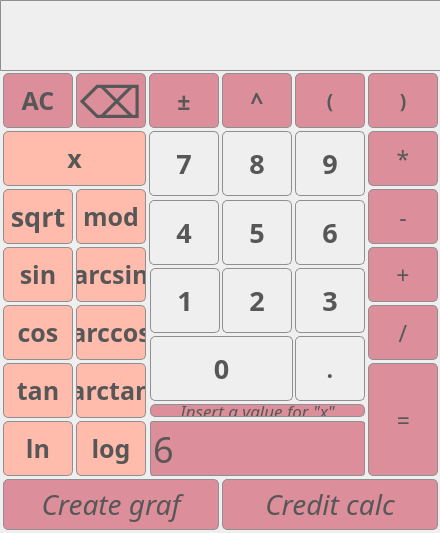
<?xml version="1.0" encoding="UTF-8"?>
<ui version="4.0">
 <class>MainWindow</class>
 <widget class="QMainWindow" name="MainWindow">
  <property name="geometry">
   <rect>
    <x>0</x>
    <y>0</y>
    <width>440</width>
    <height>533</height>
   </rect>
  </property>
  <property name="windowTitle">
   <string>MainWindow</string>
  </property>
  <property name="styleSheet">
   <string notr="true">QLable {
	
	border-color: rgb(116, 78, 255);
	gridline-color: rgb(255, 251, 241);
	qproperty-alignment: 'AlignVCenter | AlignRight';
	border-bottom: 1px solid gray;
}

background-color: rgb(186, 174, 228);

</string>
  </property>
  <widget class="QWidget" name="centralwidget">
   <widget class="QLabel" name="label">
    <property name="enabled">
     <bool>true</bool>
    </property>
    <property name="geometry">
     <rect>
      <x>0</x>
      <y>0</y>
      <width>441</width>
      <height>71</height>
     </rect>
    </property>
    <property name="sizePolicy">
     <sizepolicy hsizetype="Preferred" vsizetype="Preferred">
      <horstretch>0</horstretch>
      <verstretch>0</verstretch>
     </sizepolicy>
    </property>
    <property name="palette">
     <palette>
      <active>
       <colorrole role="WindowText">
        <brush brushstyle="SolidPattern">
         <color alpha="255">
          <red>87</red>
          <green>87</green>
          <blue>87</blue>
         </color>
        </brush>
       </colorrole>
       <colorrole role="Button">
        <brush brushstyle="LinearGradientPattern">
         <gradient startx="0.000000000000000" starty="0.000000000000000" endx="0.000000000000000" endy="1.000000000000000" type="LinearGradient" spread="PadSpread" coordinatemode="ObjectBoundingMode">
          <gradientstop position="0.000000000000000">
           <color alpha="255">
            <red>246</red>
            <green>247</green>
            <blue>250</blue>
           </color>
          </gradientstop>
          <gradientstop position="1.000000000000000">
           <color alpha="255">
            <red>218</red>
            <green>219</green>
            <blue>222</blue>
           </color>
          </gradientstop>
         </gradient>
        </brush>
       </colorrole>
       <colorrole role="Text">
        <brush brushstyle="SolidPattern">
         <color alpha="255">
          <red>87</red>
          <green>87</green>
          <blue>87</blue>
         </color>
        </brush>
       </colorrole>
       <colorrole role="ButtonText">
        <brush brushstyle="SolidPattern">
         <color alpha="255">
          <red>87</red>
          <green>87</green>
          <blue>87</blue>
         </color>
        </brush>
       </colorrole>
       <colorrole role="Base">
        <brush brushstyle="LinearGradientPattern">
         <gradient startx="0.000000000000000" starty="0.000000000000000" endx="0.000000000000000" endy="1.000000000000000" type="LinearGradient" spread="PadSpread" coordinatemode="ObjectBoundingMode">
          <gradientstop position="0.000000000000000">
           <color alpha="255">
            <red>246</red>
            <green>247</green>
            <blue>250</blue>
           </color>
          </gradientstop>
          <gradientstop position="1.000000000000000">
           <color alpha="255">
            <red>218</red>
            <green>219</green>
            <blue>222</blue>
           </color>
          </gradientstop>
         </gradient>
        </brush>
       </colorrole>
       <colorrole role="Window">
        <brush brushstyle="LinearGradientPattern">
         <gradient startx="0.000000000000000" starty="0.000000000000000" endx="0.000000000000000" endy="1.000000000000000" type="LinearGradient" spread="PadSpread" coordinatemode="ObjectBoundingMode">
          <gradientstop position="0.000000000000000">
           <color alpha="255">
            <red>246</red>
            <green>247</green>
            <blue>250</blue>
           </color>
          </gradientstop>
          <gradientstop position="1.000000000000000">
           <color alpha="255">
            <red>218</red>
            <green>219</green>
            <blue>222</blue>
           </color>
          </gradientstop>
         </gradient>
        </brush>
       </colorrole>
       <colorrole role="LinkVisited">
        <brush brushstyle="SolidPattern">
         <color alpha="255">
          <red>195</red>
          <green>167</green>
          <blue>255</blue>
         </color>
        </brush>
       </colorrole>
       <colorrole role="PlaceholderText">
        <brush brushstyle="SolidPattern">
         <color alpha="255">
          <red>87</red>
          <green>87</green>
          <blue>87</blue>
         </color>
        </brush>
       </colorrole>
      </active>
      <inactive>
       <colorrole role="WindowText">
        <brush brushstyle="SolidPattern">
         <color alpha="255">
          <red>87</red>
          <green>87</green>
          <blue>87</blue>
         </color>
        </brush>
       </colorrole>
       <colorrole role="Button">
        <brush brushstyle="LinearGradientPattern">
         <gradient startx="0.000000000000000" starty="0.000000000000000" endx="0.000000000000000" endy="1.000000000000000" type="LinearGradient" spread="PadSpread" coordinatemode="ObjectBoundingMode">
          <gradientstop position="0.000000000000000">
           <color alpha="255">
            <red>246</red>
            <green>247</green>
            <blue>250</blue>
           </color>
          </gradientstop>
          <gradientstop position="1.000000000000000">
           <color alpha="255">
            <red>218</red>
            <green>219</green>
            <blue>222</blue>
           </color>
          </gradientstop>
         </gradient>
        </brush>
       </colorrole>
       <colorrole role="Text">
        <brush brushstyle="SolidPattern">
         <color alpha="255">
          <red>87</red>
          <green>87</green>
          <blue>87</blue>
         </color>
        </brush>
       </colorrole>
       <colorrole role="ButtonText">
        <brush brushstyle="SolidPattern">
         <color alpha="255">
          <red>87</red>
          <green>87</green>
          <blue>87</blue>
         </color>
        </brush>
       </colorrole>
       <colorrole role="Base">
        <brush brushstyle="LinearGradientPattern">
         <gradient startx="0.000000000000000" starty="0.000000000000000" endx="0.000000000000000" endy="1.000000000000000" type="LinearGradient" spread="PadSpread" coordinatemode="ObjectBoundingMode">
          <gradientstop position="0.000000000000000">
           <color alpha="255">
            <red>246</red>
            <green>247</green>
            <blue>250</blue>
           </color>
          </gradientstop>
          <gradientstop position="1.000000000000000">
           <color alpha="255">
            <red>218</red>
            <green>219</green>
            <blue>222</blue>
           </color>
          </gradientstop>
         </gradient>
        </brush>
       </colorrole>
       <colorrole role="Window">
        <brush brushstyle="LinearGradientPattern">
         <gradient startx="0.000000000000000" starty="0.000000000000000" endx="0.000000000000000" endy="1.000000000000000" type="LinearGradient" spread="PadSpread" coordinatemode="ObjectBoundingMode">
          <gradientstop position="0.000000000000000">
           <color alpha="255">
            <red>246</red>
            <green>247</green>
            <blue>250</blue>
           </color>
          </gradientstop>
          <gradientstop position="1.000000000000000">
           <color alpha="255">
            <red>218</red>
            <green>219</green>
            <blue>222</blue>
           </color>
          </gradientstop>
         </gradient>
        </brush>
       </colorrole>
       <colorrole role="LinkVisited">
        <brush brushstyle="SolidPattern">
         <color alpha="255">
          <red>165</red>
          <green>122</green>
          <blue>255</blue>
         </color>
        </brush>
       </colorrole>
       <colorrole role="PlaceholderText">
        <brush brushstyle="SolidPattern">
         <color alpha="255">
          <red>87</red>
          <green>87</green>
          <blue>87</blue>
         </color>
        </brush>
       </colorrole>
      </inactive>
      <disabled>
       <colorrole role="WindowText">
        <brush brushstyle="SolidPattern">
         <color alpha="255">
          <red>87</red>
          <green>87</green>
          <blue>87</blue>
         </color>
        </brush>
       </colorrole>
       <colorrole role="Button">
        <brush brushstyle="LinearGradientPattern">
         <gradient startx="0.000000000000000" starty="0.000000000000000" endx="0.000000000000000" endy="1.000000000000000" type="LinearGradient" spread="PadSpread" coordinatemode="ObjectBoundingMode">
          <gradientstop position="0.000000000000000">
           <color alpha="255">
            <red>246</red>
            <green>247</green>
            <blue>250</blue>
           </color>
          </gradientstop>
          <gradientstop position="1.000000000000000">
           <color alpha="255">
            <red>218</red>
            <green>219</green>
            <blue>222</blue>
           </color>
          </gradientstop>
         </gradient>
        </brush>
       </colorrole>
       <colorrole role="Text">
        <brush brushstyle="SolidPattern">
         <color alpha="255">
          <red>87</red>
          <green>87</green>
          <blue>87</blue>
         </color>
        </brush>
       </colorrole>
       <colorrole role="ButtonText">
        <brush brushstyle="SolidPattern">
         <color alpha="255">
          <red>87</red>
          <green>87</green>
          <blue>87</blue>
         </color>
        </brush>
       </colorrole>
       <colorrole role="Base">
        <brush brushstyle="LinearGradientPattern">
         <gradient startx="0.000000000000000" starty="0.000000000000000" endx="0.000000000000000" endy="1.000000000000000" type="LinearGradient" spread="PadSpread" coordinatemode="ObjectBoundingMode">
          <gradientstop position="0.000000000000000">
           <color alpha="255">
            <red>246</red>
            <green>247</green>
            <blue>250</blue>
           </color>
          </gradientstop>
          <gradientstop position="1.000000000000000">
           <color alpha="255">
            <red>218</red>
            <green>219</green>
            <blue>222</blue>
           </color>
          </gradientstop>
         </gradient>
        </brush>
       </colorrole>
       <colorrole role="Window">
        <brush brushstyle="LinearGradientPattern">
         <gradient startx="0.000000000000000" starty="0.000000000000000" endx="0.000000000000000" endy="1.000000000000000" type="LinearGradient" spread="PadSpread" coordinatemode="ObjectBoundingMode">
          <gradientstop position="0.000000000000000">
           <color alpha="255">
            <red>246</red>
            <green>247</green>
            <blue>250</blue>
           </color>
          </gradientstop>
          <gradientstop position="1.000000000000000">
           <color alpha="255">
            <red>218</red>
            <green>219</green>
            <blue>222</blue>
           </color>
          </gradientstop>
         </gradient>
        </brush>
       </colorrole>
       <colorrole role="LinkVisited">
        <brush brushstyle="SolidPattern">
         <color alpha="255">
          <red>165</red>
          <green>122</green>
          <blue>255</blue>
         </color>
        </brush>
       </colorrole>
       <colorrole role="PlaceholderText">
        <brush brushstyle="SolidPattern">
         <color alpha="255">
          <red>87</red>
          <green>87</green>
          <blue>87</blue>
         </color>
        </brush>
       </colorrole>
      </disabled>
     </palette>
    </property>
    <property name="font">
     <font>
      <family>Apple Chancery</family>
      <pointsize>28</pointsize>
      <bold>true</bold>
     </font>
    </property>
    <property name="mouseTracking">
     <bool>false</bool>
    </property>
    <property name="styleSheet">
     <string notr="true">QLabel {
     border: 1px solid #8f8f91;
     border-radius: 1px;
     background-color: qlineargradient(x1: 0, y1: 0, x2: 0, y2: 1,
                                       stop: 0 #f6f7fa, stop: 1 #dadbde);
     min-width: 5px;
	color:rgb(87, 87, 87)
 }
</string>
    </property>
    <property name="frameShape">
     <enum>QFrame::Box</enum>
    </property>
    <property name="frameShadow">
     <enum>QFrame::Raised</enum>
    </property>
    <property name="lineWidth">
     <number>2</number>
    </property>
    <property name="midLineWidth">
     <number>0</number>
    </property>
    <property name="text">
     <string/>
    </property>
    <property name="alignment">
     <set>Qt::AlignRight|Qt::AlignTrailing|Qt::AlignVCenter</set>
    </property>
   </widget>
   <widget class="QPushButton" name="pushButton_acos">
    <property name="geometry">
     <rect>
      <x>76</x>
      <y>305</y>
      <width>70</width>
      <height>55</height>
     </rect>
    </property>
    <property name="font">
     <font>
      <family>Apple Chancery</family>
      <pointsize>19</pointsize>
      <bold>true</bold>
     </font>
    </property>
    <property name="styleSheet">
     <string notr="true"> QPushButton {
     border: 1px solid #8f8f91;
     border-radius: 5px;
     background-color:rgb(255, 188, 173);
     min-width: 3px;
	color:rgb(87, 87, 87)
 }

 QPushButton:pressed {
     background-color: qlineargradient(x1: 0, y1: 0, x2: 0, y2: 1,
                                       stop: 0 #dadbde, stop: 1 #f6f7fa);
 }</string>
    </property>
    <property name="text">
     <string>arccos</string>
    </property>
   </widget>
   <widget class="QPushButton" name="pushButton_mul">
    <property name="geometry">
     <rect>
      <x>368</x>
      <y>131</y>
      <width>70</width>
      <height>55</height>
     </rect>
    </property>
    <property name="font">
     <font>
      <family>Apple Chancery</family>
      <pointsize>17</pointsize>
      <bold>false</bold>
     </font>
    </property>
    <property name="styleSheet">
     <string notr="true"> QPushButton {
     border: 1px solid #8f8f91;
     border-radius: 5px;
     background-color:rgb(220, 142, 155);
     min-width: 3px;
	color:rgb(87, 87, 87)
 }

 QPushButton:pressed {
     background-color: qlineargradient(x1: 0, y1: 0, x2: 0, y2: 1,
                                       stop: 0 #dadbde, stop: 1 #f6f7fa);
 }</string>
    </property>
    <property name="text">
     <string>*</string>
    </property>
   </widget>
   <widget class="QPushButton" name="pushButton_atan">
    <property name="geometry">
     <rect>
      <x>76</x>
      <y>363</y>
      <width>70</width>
      <height>55</height>
     </rect>
    </property>
    <property name="font">
     <font>
      <family>Apple Chancery</family>
      <pointsize>19</pointsize>
      <bold>true</bold>
     </font>
    </property>
    <property name="styleSheet">
     <string notr="true"> QPushButton {
     border: 1px solid #8f8f91;
     border-radius: 5px;
     background-color:rgb(255, 188, 173);
     min-width: 3px;
	color:rgb(87, 87, 87)
 }

 QPushButton:pressed {
     background-color: qlineargradient(x1: 0, y1: 0, x2: 0, y2: 1,
                                       stop: 0 #dadbde, stop: 1 #f6f7fa);
 }</string>
    </property>
    <property name="text">
     <string>arctan</string>
    </property>
   </widget>
   <widget class="QPushButton" name="pushButton_nine">
    <property name="geometry">
     <rect>
      <x>295</x>
      <y>131</y>
      <width>70</width>
      <height>65</height>
     </rect>
    </property>
    <property name="font">
     <font>
      <family>Apple Chancery</family>
      <pointsize>20</pointsize>
      <bold>true</bold>
     </font>
    </property>
    <property name="styleSheet">
     <string notr="true"> QPushButton {
     border: 1px solid #8f8f91;
     border-radius: 5px;
     background-color: qlineargradient(x1: 0, y1: 0, x2: 0, y2: 1,
                                       stop: 0 #f6f7fa, stop: 1 #dadbde);
     min-width: 5px;
	color:rgb(87, 87, 87)
 }

QPushButton:pressed {
     background-color: qlineargradient(x1: 0, y1: 0, x2: 0, y2: 1,
                                       stop: 0 #dadbde, stop: 1 #f6f7fa);
 }

 QPushButton:default {
     border-color: rgb(189, 159, 255); 
 }</string>
    </property>
    <property name="text">
     <string>9</string>
    </property>
   </widget>
   <widget class="QPushButton" name="pushButton_sum">
    <property name="geometry">
     <rect>
      <x>368</x>
      <y>247</y>
      <width>70</width>
      <height>55</height>
     </rect>
    </property>
    <property name="font">
     <font>
      <family>Apple Chancery</family>
      <pointsize>17</pointsize>
      <bold>false</bold>
     </font>
    </property>
    <property name="styleSheet">
     <string notr="true"> QPushButton {
     border: 1px solid #8f8f91;
     border-radius: 5px;
     background-color:rgb(220, 142, 155);
     min-width: 3px;
	color:rgb(87, 87, 87)
 }

 QPushButton:pressed {
     background-color: qlineargradient(x1: 0, y1: 0, x2: 0, y2: 1,
                                       stop: 0 #dadbde, stop: 1 #f6f7fa);
 }</string>
    </property>
    <property name="text">
     <string>+</string>
    </property>
   </widget>
   <widget class="QPushButton" name="pushButton_seven">
    <property name="geometry">
     <rect>
      <x>149</x>
      <y>131</y>
      <width>70</width>
      <height>65</height>
     </rect>
    </property>
    <property name="font">
     <font>
      <family>Apple Chancery</family>
      <pointsize>20</pointsize>
      <bold>true</bold>
     </font>
    </property>
    <property name="styleSheet">
     <string notr="true"> QPushButton {
     border: 1px solid #8f8f91;
     border-radius: 5px;
     background-color: qlineargradient(x1: 0, y1: 0, x2: 0, y2: 1,
                                       stop: 0 #f6f7fa, stop: 1 #dadbde);
     min-width: 5px;
	color:rgb(87, 87, 87)
 }

QPushButton:pressed {
     background-color: qlineargradient(x1: 0, y1: 0, x2: 0, y2: 1,
                                       stop: 0 #dadbde, stop: 1 #f6f7fa);
 }

 QPushButton:default {
     border-color: rgb(189, 159, 255); 
 }</string>
    </property>
    <property name="text">
     <string>7</string>
    </property>
   </widget>
   <widget class="QPushButton" name="pushButton_eight">
    <property name="geometry">
     <rect>
      <x>222</x>
      <y>131</y>
      <width>70</width>
      <height>65</height>
     </rect>
    </property>
    <property name="font">
     <font>
      <family>Apple Chancery</family>
      <pointsize>20</pointsize>
      <bold>true</bold>
     </font>
    </property>
    <property name="styleSheet">
     <string notr="true"> QPushButton {
     border: 1px solid #8f8f91;
     border-radius: 5px;
     background-color: qlineargradient(x1: 0, y1: 0, x2: 0, y2: 1,
                                       stop: 0 #f6f7fa, stop: 1 #dadbde);
     min-width: 5px;
	color:rgb(87, 87, 87)
 }

QPushButton:pressed {
     background-color: qlineargradient(x1: 0, y1: 0, x2: 0, y2: 1,
                                       stop: 0 #dadbde, stop: 1 #f6f7fa);
 }

 QPushButton:default {
     border-color: rgb(189, 159, 255); 
 }</string>
    </property>
    <property name="text">
     <string>8</string>
    </property>
   </widget>
   <widget class="QPushButton" name="pushButton_six">
    <property name="geometry">
     <rect>
      <x>295</x>
      <y>200</y>
      <width>70</width>
      <height>65</height>
     </rect>
    </property>
    <property name="font">
     <font>
      <family>Apple Chancery</family>
      <pointsize>20</pointsize>
      <bold>true</bold>
     </font>
    </property>
    <property name="styleSheet">
     <string notr="true"> QPushButton {
     border: 1px solid #8f8f91;
     border-radius: 5px;
     background-color: qlineargradient(x1: 0, y1: 0, x2: 0, y2: 1,
                                       stop: 0 #f6f7fa, stop: 1 #dadbde);
     min-width: 5px;
	color:rgb(87, 87, 87)
 }

QPushButton:pressed {
     background-color: qlineargradient(x1: 0, y1: 0, x2: 0, y2: 1,
                                       stop: 0 #dadbde, stop: 1 #f6f7fa);
 }

 QPushButton:default {
     border-color: rgb(189, 159, 255); 
 }</string>
    </property>
    <property name="text">
     <string>6</string>
    </property>
   </widget>
   <widget class="QPushButton" name="pushButton_minus">
    <property name="geometry">
     <rect>
      <x>368</x>
      <y>189</y>
      <width>70</width>
      <height>55</height>
     </rect>
    </property>
    <property name="font">
     <font>
      <family>Apple Chancery</family>
      <pointsize>17</pointsize>
      <bold>false</bold>
     </font>
    </property>
    <property name="styleSheet">
     <string notr="true"> QPushButton {
     border: 1px solid #8f8f91;
     border-radius: 5px;
     background-color:rgb(220, 142, 155);
     min-width: 3px;
	color:rgb(87, 87, 87)
 }

 QPushButton:pressed {
     background-color: qlineargradient(x1: 0, y1: 0, x2: 0, y2: 1,
                                       stop: 0 #dadbde, stop: 1 #f6f7fa);
 }</string>
    </property>
    <property name="text">
     <string>-</string>
    </property>
   </widget>
   <widget class="QPushButton" name="pushButton_four">
    <property name="geometry">
     <rect>
      <x>149</x>
      <y>200</y>
      <width>70</width>
      <height>65</height>
     </rect>
    </property>
    <property name="font">
     <font>
      <family>Apple Chancery</family>
      <pointsize>20</pointsize>
      <bold>true</bold>
     </font>
    </property>
    <property name="styleSheet">
     <string notr="true"> QPushButton {
     border: 1px solid #8f8f91;
     border-radius: 5px;
     background-color: qlineargradient(x1: 0, y1: 0, x2: 0, y2: 1,
                                       stop: 0 #f6f7fa, stop: 1 #dadbde);
     min-width: 5px;
	color:rgb(87, 87, 87)
 }

QPushButton:pressed {
     background-color: qlineargradient(x1: 0, y1: 0, x2: 0, y2: 1,
                                       stop: 0 #dadbde, stop: 1 #f6f7fa);
 }

 QPushButton:default {
     border-color: rgb(189, 159, 255); 
 }</string>
    </property>
    <property name="text">
     <string>4</string>
    </property>
   </widget>
   <widget class="QPushButton" name="pushButton_five">
    <property name="geometry">
     <rect>
      <x>222</x>
      <y>200</y>
      <width>70</width>
      <height>65</height>
     </rect>
    </property>
    <property name="font">
     <font>
      <family>Apple Chancery</family>
      <pointsize>20</pointsize>
      <bold>true</bold>
     </font>
    </property>
    <property name="styleSheet">
     <string notr="true"> QPushButton {
     border: 1px solid #8f8f91;
     border-radius: 5px;
     background-color: qlineargradient(x1: 0, y1: 0, x2: 0, y2: 1,
                                       stop: 0 #f6f7fa, stop: 1 #dadbde);
     min-width: 5px;
	color:rgb(87, 87, 87)
 }

QPushButton:pressed {
     background-color: qlineargradient(x1: 0, y1: 0, x2: 0, y2: 1,
                                       stop: 0 #dadbde, stop: 1 #f6f7fa);
 }

 QPushButton:default {
     border-color: rgb(189, 159, 255); 
 }</string>
    </property>
    <property name="text">
     <string>5</string>
    </property>
   </widget>
   <widget class="QPushButton" name="pushButton_dot">
    <property name="geometry">
     <rect>
      <x>295</x>
      <y>336</y>
      <width>70</width>
      <height>65</height>
     </rect>
    </property>
    <property name="font">
     <font>
      <family>Apple Chancery</family>
      <pointsize>17</pointsize>
      <bold>true</bold>
      <kerning>false</kerning>
     </font>
    </property>
    <property name="styleSheet">
     <string notr="true"> QPushButton {
     border: 1px solid #8f8f91;
     border-radius: 5px;
     background-color: qlineargradient(x1: 0, y1: 0, x2: 0, y2: 1,
                                       stop: 0 #f6f7fa, stop: 1 #dadbde);
     min-width: 5px;
	color:rgb(87, 87, 87)
 }

QPushButton:pressed {
     background-color: qlineargradient(x1: 0, y1: 0, x2: 0, y2: 1,
                                       stop: 0 #dadbde, stop: 1 #f6f7fa);
 }

 QPushButton:default {
     border-color: rgb(189, 159, 255); 
 }</string>
    </property>
    <property name="text">
     <string>.</string>
    </property>
   </widget>
   <widget class="QPushButton" name="pushButton_result">
    <property name="geometry">
     <rect>
      <x>368</x>
      <y>363</y>
      <width>70</width>
      <height>113</height>
     </rect>
    </property>
    <property name="font">
     <font>
      <family>Apple Chancery</family>
      <pointsize>17</pointsize>
      <italic>true</italic>
      <bold>false</bold>
     </font>
    </property>
    <property name="styleSheet">
     <string notr="true"> QPushButton {
     border: 1px solid #8f8f91;
     border-radius: 5px;
     background-color:rgb(220, 142, 155);
     min-width: 3px;
	color:rgb(87, 87, 87)
 }

 QPushButton:pressed {
     background-color: qlineargradient(x1: 0, y1: 0, x2: 0, y2: 1,
                                       stop: 0 #dadbde, stop: 1 #f6f7fa);
 }</string>
    </property>
    <property name="text">
     <string>=</string>
    </property>
   </widget>
   <widget class="QPushButton" name="pushButton_null">
    <property name="geometry">
     <rect>
      <x>150</x>
      <y>336</y>
      <width>143</width>
      <height>65</height>
     </rect>
    </property>
    <property name="font">
     <font>
      <family>Apple Chancery</family>
      <pointsize>20</pointsize>
      <bold>true</bold>
     </font>
    </property>
    <property name="styleSheet">
     <string notr="true"> QPushButton {
     border: 1px solid #8f8f91;
     border-radius: 5px;
     background-color: qlineargradient(x1: 0, y1: 0, x2: 0, y2: 1,
                                       stop: 0 #f6f7fa, stop: 1 #dadbde);
     min-width: 5px;
	color:rgb(87, 87, 87)
 }

QPushButton:pressed {
     background-color: qlineargradient(x1: 0, y1: 0, x2: 0, y2: 1,
                                       stop: 0 #dadbde, stop: 1 #f6f7fa);
 }

 QPushButton:default {
     border-color: rgb(189, 159, 255); 
 }</string>
    </property>
    <property name="text">
     <string>0</string>
    </property>
   </widget>
   <widget class="QPushButton" name="pushButton_log">
    <property name="geometry">
     <rect>
      <x>76</x>
      <y>421</y>
      <width>70</width>
      <height>55</height>
     </rect>
    </property>
    <property name="font">
     <font>
      <family>Apple Chancery</family>
      <pointsize>19</pointsize>
      <bold>true</bold>
     </font>
    </property>
    <property name="styleSheet">
     <string notr="true"> QPushButton {
     border: 1px solid #8f8f91;
     border-radius: 5px;
     background-color:rgb(255, 188, 173);
     min-width: 3px;
	color:rgb(87, 87, 87)
 }

 QPushButton:pressed {
     background-color: qlineargradient(x1: 0, y1: 0, x2: 0, y2: 1,
                                       stop: 0 #dadbde, stop: 1 #f6f7fa);
 }</string>
    </property>
    <property name="text">
     <string>log</string>
    </property>
   </widget>
   <widget class="QPushButton" name="pushButton_three">
    <property name="geometry">
     <rect>
      <x>295</x>
      <y>268</y>
      <width>70</width>
      <height>65</height>
     </rect>
    </property>
    <property name="font">
     <font>
      <family>Apple Chancery</family>
      <pointsize>20</pointsize>
      <bold>true</bold>
     </font>
    </property>
    <property name="styleSheet">
     <string notr="true"> QPushButton {
     border: 1px solid #8f8f91;
     border-radius: 5px;
     background-color: qlineargradient(x1: 0, y1: 0, x2: 0, y2: 1,
                                       stop: 0 #f6f7fa, stop: 1 #dadbde);
     min-width: 5px;
	color:rgb(87, 87, 87)
 }

QPushButton:pressed {
     background-color: qlineargradient(x1: 0, y1: 0, x2: 0, y2: 1,
                                       stop: 0 #dadbde, stop: 1 #f6f7fa);
 }

 QPushButton:default {
     border-color: rgb(189, 159, 255); 
 }</string>
    </property>
    <property name="text">
     <string>3</string>
    </property>
   </widget>
   <widget class="QPushButton" name="pushButton_one">
    <property name="geometry">
     <rect>
      <x>150</x>
      <y>268</y>
      <width>70</width>
      <height>65</height>
     </rect>
    </property>
    <property name="font">
     <font>
      <family>Apple Chancery</family>
      <pointsize>20</pointsize>
      <bold>true</bold>
     </font>
    </property>
    <property name="styleSheet">
     <string notr="true"> QPushButton {
     border: 1px solid #8f8f91;
     border-radius: 5px;
     background-color: qlineargradient(x1: 0, y1: 0, x2: 0, y2: 1,
                                       stop: 0 #f6f7fa, stop: 1 #dadbde);
     min-width: 5px;
	color:rgb(87, 87, 87)
 }

QPushButton:pressed {
     background-color: qlineargradient(x1: 0, y1: 0, x2: 0, y2: 1,
                                       stop: 0 #dadbde, stop: 1 #f6f7fa);
 }

 QPushButton:default {
     border-color: rgb(189, 159, 255); 
 }</string>
    </property>
    <property name="text">
     <string>1</string>
    </property>
   </widget>
   <widget class="QPushButton" name="pushButton_two">
    <property name="geometry">
     <rect>
      <x>222</x>
      <y>268</y>
      <width>70</width>
      <height>65</height>
     </rect>
    </property>
    <property name="font">
     <font>
      <family>Apple Chancery</family>
      <pointsize>20</pointsize>
      <bold>true</bold>
     </font>
    </property>
    <property name="styleSheet">
     <string notr="true"> QPushButton {
     border: 1px solid #8f8f91;
     border-radius: 5px;
     background-color: qlineargradient(x1: 0, y1: 0, x2: 0, y2: 1,
                                       stop: 0 #f6f7fa, stop: 1 #dadbde);
     min-width: 5px;
	color:rgb(87, 87, 87)
 }

QPushButton:pressed {
     background-color: qlineargradient(x1: 0, y1: 0, x2: 0, y2: 1,
                                       stop: 0 #dadbde, stop: 1 #f6f7fa);
 }

 QPushButton:default {
     border-color: rgb(189, 159, 255); 
 }</string>
    </property>
    <property name="text">
     <string>2</string>
    </property>
   </widget>
   <widget class="QPushButton" name="pushButton_asin">
    <property name="geometry">
     <rect>
      <x>76</x>
      <y>247</y>
      <width>70</width>
      <height>55</height>
     </rect>
    </property>
    <property name="font">
     <font>
      <family>Apple Chancery</family>
      <pointsize>19</pointsize>
      <bold>true</bold>
     </font>
    </property>
    <property name="styleSheet">
     <string notr="true"> QPushButton {
     border: 1px solid #8f8f91;
     border-radius: 5px;
     background-color:rgb(255, 188, 173);
     min-width: 3px;
	color:rgb(87, 87, 87)
 }

 QPushButton:pressed {
     background-color: qlineargradient(x1: 0, y1: 0, x2: 0, y2: 1,
                                       stop: 0 #dadbde, stop: 1 #f6f7fa);
 }</string>
    </property>
    <property name="text">
     <string>arcsin</string>
    </property>
   </widget>
   <widget class="QPushButton" name="pushButton_mod">
    <property name="geometry">
     <rect>
      <x>76</x>
      <y>189</y>
      <width>70</width>
      <height>55</height>
     </rect>
    </property>
    <property name="font">
     <font>
      <family>Apple Chancery</family>
      <pointsize>19</pointsize>
      <bold>true</bold>
     </font>
    </property>
    <property name="styleSheet">
     <string notr="true"> QPushButton {
     border: 1px solid #8f8f91;
     border-radius: 5px;
     background-color:rgb(255, 188, 173);
     min-width: 3px;
	color:rgb(87, 87, 87)
 }

 QPushButton:pressed {
     background-color: qlineargradient(x1: 0, y1: 0, x2: 0, y2: 1,
                                       stop: 0 #dadbde, stop: 1 #f6f7fa);
 }</string>
    </property>
    <property name="text">
     <string>mod</string>
    </property>
   </widget>
   <widget class="QPushButton" name="pushButton_div">
    <property name="geometry">
     <rect>
      <x>368</x>
      <y>305</y>
      <width>70</width>
      <height>55</height>
     </rect>
    </property>
    <property name="font">
     <font>
      <family>Apple Chancery</family>
      <pointsize>17</pointsize>
      <bold>false</bold>
     </font>
    </property>
    <property name="styleSheet">
     <string notr="true"> QPushButton {
     border: 1px solid #8f8f91;
     border-radius: 5px;
     background-color:rgb(220, 142, 155);
     min-width: 3px;
	color:rgb(87, 87, 87)
 }

 QPushButton:pressed {
     background-color: qlineargradient(x1: 0, y1: 0, x2: 0, y2: 1,
                                       stop: 0 #dadbde, stop: 1 #f6f7fa);
 }</string>
    </property>
    <property name="text">
     <string>/</string>
    </property>
   </widget>
   <widget class="QPushButton" name="pushButton_clean">
    <property name="geometry">
     <rect>
      <x>3</x>
      <y>73</y>
      <width>70</width>
      <height>55</height>
     </rect>
    </property>
    <property name="font">
     <font>
      <family>Apple Chancery</family>
      <pointsize>19</pointsize>
      <bold>true</bold>
     </font>
    </property>
    <property name="styleSheet">
     <string notr="true"> QPushButton {
     border: 1px solid #8f8f91;
     border-radius: 5px;
     background-color:rgb(220, 142, 155);
     min-width: 3px;
	color:rgb(87, 87, 87)
 }

 QPushButton:pressed {
     background-color: qlineargradient(x1: 0, y1: 0, x2: 0, y2: 1,
                                       stop: 0 #dadbde, stop: 1 #f6f7fa);
 }</string>
    </property>
    <property name="text">
     <string>AC</string>
    </property>
   </widget>
   <widget class="QPushButton" name="pushButton_delite_simbol">
    <property name="geometry">
     <rect>
      <x>76</x>
      <y>73</y>
      <width>70</width>
      <height>55</height>
     </rect>
    </property>
    <property name="font">
     <font>
      <family>Apple Chancery</family>
      <pointsize>33</pointsize>
      <italic>false</italic>
      <bold>false</bold>
     </font>
    </property>
    <property name="styleSheet">
     <string notr="true"> QPushButton {
     border: 1px solid #8f8f91;
     border-radius: 5px;
     background-color:rgb(220, 142, 155);
     min-width: 3px;
	color:rgb(87, 87, 87)
 }

 QPushButton:pressed {
     background-color: qlineargradient(x1: 0, y1: 0, x2: 0, y2: 1,
                                       stop: 0 #dadbde, stop: 1 #f6f7fa);
 }</string>
    </property>
    <property name="text">
     <string>⌫</string>
    </property>
   </widget>
   <widget class="QPushButton" name="pushButton_open_bracket">
    <property name="geometry">
     <rect>
      <x>295</x>
      <y>73</y>
      <width>70</width>
      <height>55</height>
     </rect>
    </property>
    <property name="font">
     <font>
      <family>Apple Chancery</family>
      <pointsize>14</pointsize>
      <bold>true</bold>
     </font>
    </property>
    <property name="styleSheet">
     <string notr="true"> QPushButton {
     border: 1px solid #8f8f91;
     border-radius: 5px;
     background-color:rgb(220, 142, 155);
     min-width: 3px;
	color:rgb(87, 87, 87)
 }

 QPushButton:pressed {
     background-color: qlineargradient(x1: 0, y1: 0, x2: 0, y2: 1,
                                       stop: 0 #dadbde, stop: 1 #f6f7fa);
 }</string>
    </property>
    <property name="text">
     <string>(</string>
    </property>
   </widget>
   <widget class="QPushButton" name="pushButton_clos_bracket">
    <property name="geometry">
     <rect>
      <x>368</x>
      <y>73</y>
      <width>70</width>
      <height>55</height>
     </rect>
    </property>
    <property name="font">
     <font>
      <family>Apple Chancery</family>
      <pointsize>14</pointsize>
      <bold>true</bold>
     </font>
    </property>
    <property name="styleSheet">
     <string notr="true"> QPushButton {
     border: 1px solid #8f8f91;
     border-radius: 5px;
     background-color:rgb(220, 142, 155);
     min-width: 3px;
	color:rgb(87, 87, 87)
 }

 QPushButton:pressed {
     background-color: qlineargradient(x1: 0, y1: 0, x2: 0, y2: 1,
                                       stop: 0 #dadbde, stop: 1 #f6f7fa);
 }</string>
    </property>
    <property name="text">
     <string>)</string>
    </property>
   </widget>
   <widget class="QPushButton" name="pushButton_cos">
    <property name="geometry">
     <rect>
      <x>3</x>
      <y>305</y>
      <width>70</width>
      <height>55</height>
     </rect>
    </property>
    <property name="font">
     <font>
      <family>Apple Chancery</family>
      <pointsize>19</pointsize>
      <bold>true</bold>
     </font>
    </property>
    <property name="styleSheet">
     <string notr="true"> QPushButton {
     border: 1px solid #8f8f91;
     border-radius: 5px;
     background-color:rgb(255, 188, 173);
     min-width: 3px;
	color:rgb(87, 87, 87)
 }

 QPushButton:pressed {
     background-color: qlineargradient(x1: 0, y1: 0, x2: 0, y2: 1,
                                       stop: 0 #dadbde, stop: 1 #f6f7fa);
 }</string>
    </property>
    <property name="text">
     <string>cos</string>
    </property>
   </widget>
   <widget class="QPushButton" name="pushButton_sin">
    <property name="geometry">
     <rect>
      <x>3</x>
      <y>247</y>
      <width>70</width>
      <height>55</height>
     </rect>
    </property>
    <property name="font">
     <font>
      <family>Apple Chancery</family>
      <pointsize>19</pointsize>
      <bold>true</bold>
     </font>
    </property>
    <property name="styleSheet">
     <string notr="true"> QPushButton {
     border: 1px solid #8f8f91;
     border-radius: 5px;
     background-color:rgb(255, 188, 173);
     min-width: 3px;
	color:rgb(87, 87, 87)
 }

 QPushButton:pressed {
     background-color: qlineargradient(x1: 0, y1: 0, x2: 0, y2: 1,
                                       stop: 0 #dadbde, stop: 1 #f6f7fa);
 }</string>
    </property>
    <property name="text">
     <string>sin</string>
    </property>
   </widget>
   <widget class="QPushButton" name="pushButton_ln">
    <property name="geometry">
     <rect>
      <x>3</x>
      <y>421</y>
      <width>70</width>
      <height>55</height>
     </rect>
    </property>
    <property name="font">
     <font>
      <family>Apple Chancery</family>
      <pointsize>19</pointsize>
      <bold>true</bold>
     </font>
    </property>
    <property name="styleSheet">
     <string notr="true"> QPushButton {
     border: 1px solid #8f8f91;
     border-radius: 5px;
     background-color:rgb(255, 188, 173);
     min-width: 3px;
	color:rgb(87, 87, 87)
 }

 QPushButton:pressed {
     background-color: qlineargradient(x1: 0, y1: 0, x2: 0, y2: 1,
                                       stop: 0 #dadbde, stop: 1 #f6f7fa);
 }</string>
    </property>
    <property name="text">
     <string>ln</string>
    </property>
   </widget>
   <widget class="QPushButton" name="pushButton_tan">
    <property name="geometry">
     <rect>
      <x>3</x>
      <y>363</y>
      <width>70</width>
      <height>55</height>
     </rect>
    </property>
    <property name="font">
     <font>
      <family>Apple Chancery</family>
      <pointsize>19</pointsize>
      <bold>true</bold>
     </font>
    </property>
    <property name="styleSheet">
     <string notr="true"> QPushButton {
     border: 1px solid #8f8f91;
     border-radius: 5px;
     background-color:rgb(255, 188, 173);
     min-width: 3px;
	color:rgb(87, 87, 87)
 }

 QPushButton:pressed {
     background-color: qlineargradient(x1: 0, y1: 0, x2: 0, y2: 1,
                                       stop: 0 #dadbde, stop: 1 #f6f7fa);
 }</string>
    </property>
    <property name="text">
     <string>tan</string>
    </property>
   </widget>
   <widget class="QPushButton" name="pushButton_add_x">
    <property name="geometry">
     <rect>
      <x>3</x>
      <y>131</y>
      <width>143</width>
      <height>55</height>
     </rect>
    </property>
    <property name="font">
     <font>
      <family>Apple Chancery</family>
      <pointsize>19</pointsize>
      <bold>true</bold>
     </font>
    </property>
    <property name="styleSheet">
     <string notr="true"> QPushButton {
     border: 1px solid #8f8f91;
     border-radius: 5px;
     background-color:rgb(255, 188, 173);
     min-width: 3px;
	color:rgb(87, 87, 87)
 }

 QPushButton:pressed {
     background-color: qlineargradient(x1: 0, y1: 0, x2: 0, y2: 1,
                                       stop: 0 #dadbde, stop: 1 #f6f7fa);
 }</string>
    </property>
    <property name="text">
     <string>x</string>
    </property>
   </widget>
   <widget class="QPushButton" name="pushButton_sqrt">
    <property name="geometry">
     <rect>
      <x>3</x>
      <y>189</y>
      <width>70</width>
      <height>55</height>
     </rect>
    </property>
    <property name="font">
     <font>
      <family>Apple Chancery</family>
      <pointsize>20</pointsize>
      <bold>true</bold>
     </font>
    </property>
    <property name="styleSheet">
     <string notr="true"> QPushButton {
     border: 1px solid #8f8f91;
     border-radius: 5px;
     background-color:rgb(255, 188, 173);
     min-width: 3px;
	color:rgb(87, 87, 87)
 }

 QPushButton:pressed {
     background-color: qlineargradient(x1: 0, y1: 0, x2: 0, y2: 1,
                                       stop: 0 #dadbde, stop: 1 #f6f7fa);
 }</string>
    </property>
    <property name="text">
     <string>sqrt</string>
    </property>
   </widget>
   <widget class="QPushButton" name="pushButton_pow">
    <property name="geometry">
     <rect>
      <x>222</x>
      <y>73</y>
      <width>70</width>
      <height>55</height>
     </rect>
    </property>
    <property name="font">
     <font>
      <family>Apple Chancery</family>
      <pointsize>17</pointsize>
      <bold>true</bold>
     </font>
    </property>
    <property name="styleSheet">
     <string notr="true"> QPushButton {
     border: 1px solid #8f8f91;
     border-radius: 5px;
     background-color:rgb(220, 142, 155);
     min-width: 3px;
	color:rgb(87, 87, 87)
 }

 QPushButton:pressed {
     background-color: qlineargradient(x1: 0, y1: 0, x2: 0, y2: 1,
                                       stop: 0 #dadbde, stop: 1 #f6f7fa);
 }</string>
    </property>
    <property name="text">
     <string>^</string>
    </property>
   </widget>
   <widget class="QPushButton" name="pushButton_plus_minus">
    <property name="geometry">
     <rect>
      <x>149</x>
      <y>73</y>
      <width>70</width>
      <height>55</height>
     </rect>
    </property>
    <property name="font">
     <font>
      <family>Apple Chancery</family>
      <pointsize>17</pointsize>
      <bold>true</bold>
     </font>
    </property>
    <property name="styleSheet">
     <string notr="true"> QPushButton {
     border: 1px solid #8f8f91;
     border-radius: 5px;
     background-color:rgb(220, 142, 155);
     min-width: 3px;
	color:rgb(87, 87, 87)
 }

 QPushButton:pressed {
     background-color: qlineargradient(x1: 0, y1: 0, x2: 0, y2: 1,
                                       stop: 0 #dadbde, stop: 1 #f6f7fa);
 }</string>
    </property>
    <property name="text">
     <string>±</string>
    </property>
   </widget>
   <widget class="QLineEdit" name="line_x">
    <property name="geometry">
     <rect>
      <x>150</x>
      <y>421</y>
      <width>215</width>
      <height>55</height>
     </rect>
    </property>
    <property name="font">
     <font>
      <family>Apple Chancery</family>
      <pointsize>27</pointsize>
     </font>
    </property>
    <property name="styleSheet">
     <string notr="true">     border: 1px solid #8f8f91;
     border-radius: 3px;
     background-color:rgb(220, 142, 155);
	color:rgb(87, 87, 87)
 </string>
    </property>
    <property name="text">
     <string>6</string>
    </property>
   </widget>
   <widget class="QPushButton" name="pushButton_create_graf">
    <property name="geometry">
     <rect>
      <x>3</x>
      <y>479</y>
      <width>216</width>
      <height>51</height>
     </rect>
    </property>
    <property name="font">
     <font>
      <family>Apple Chancery</family>
      <pointsize>21</pointsize>
      <italic>true</italic>
      <bold>false</bold>
     </font>
    </property>
    <property name="styleSheet">
     <string notr="true"> QPushButton {
     border: 1px solid #8f8f91;
     border-radius: 5px;
     background-color:rgb(220, 142, 155);
     min-width: 3px;
	color:rgb(87, 87, 87)
 }

 QPushButton:pressed {
     background-color: qlineargradient(x1: 0, y1: 0, x2: 0, y2: 1,
                                       stop: 0 #dadbde, stop: 1 #f6f7fa);
 }</string>
    </property>
    <property name="text">
     <string>Create graf</string>
    </property>
   </widget>
   <widget class="QPushButton" name="pushButton_not_for_push">
    <property name="geometry">
     <rect>
      <x>150</x>
      <y>404</y>
      <width>215</width>
      <height>13</height>
     </rect>
    </property>
    <property name="font">
     <font>
      <family>Apple Chancery</family>
      <pointsize>13</pointsize>
      <italic>true</italic>
      <bold>false</bold>
     </font>
    </property>
    <property name="styleSheet">
     <string notr="true"> QPushButton {
     border: 1px solid #8f8f91;
     border-radius: 5px;
     background-color:rgb(220, 142, 155);
     min-width: 3px;
	color:rgb(87, 87, 87)
 }

 QPushButton:pressed {
     background-color: qlineargradient(x1: 0, y1: 0, x2: 0, y2: 1,
                                       stop: 0 #dadbde, stop: 1 #f6f7fa);
 }</string>
    </property>
    <property name="text">
     <string>Insert a value for &quot;x&quot;</string>
    </property>
   </widget>
   <widget class="QPushButton" name="pushButton_credit_culc">
    <property name="geometry">
     <rect>
      <x>222</x>
      <y>479</y>
      <width>216</width>
      <height>51</height>
     </rect>
    </property>
    <property name="font">
     <font>
      <family>Apple Chancery</family>
      <pointsize>21</pointsize>
      <italic>true</italic>
      <bold>false</bold>
     </font>
    </property>
    <property name="styleSheet">
     <string notr="true"> QPushButton {
     border: 1px solid #8f8f91;
     border-radius: 5px;
     background-color:rgb(220, 142, 155);
     min-width: 3px;
	color:rgb(87, 87, 87)
 }

 QPushButton:pressed {
     background-color: qlineargradient(x1: 0, y1: 0, x2: 0, y2: 1,
                                       stop: 0 #dadbde, stop: 1 #f6f7fa);
 }</string>
    </property>
    <property name="text">
     <string>Credit calc</string>
    </property>
   </widget>
  </widget>
 </widget>
 <resources/>
 <connections/>
</ui>
